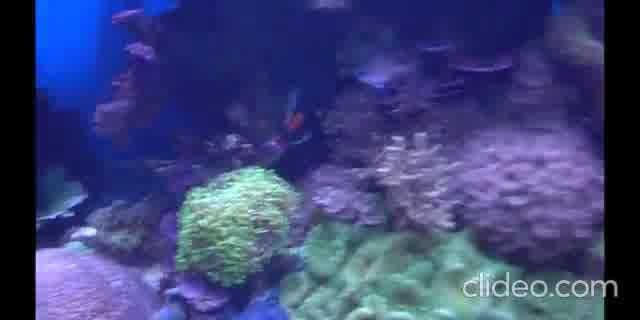
#> input picture Detection/youtubeData/set1/100.jpg, 640 x 320 px, given in place of Corral 101.mp4, which was not available
$ python main.py
#> lines starting #> are read from the running program, lines starting #| are printed output that depends on the picture; pictures that were not available may be replaced by others from this repository, and a replacement may not be noted
import numpy as np
import cv2


cap = cv2.VideoCapture("Corral 101.mp4")
backSub = cv2.createBackgroundSubtractorKNN(dist2Threshold=200)

frame_width = int(cap.get(3))
frame_height = int(cap.get(4))
size = (frame_width, frame_height)
fourcc = cv2.VideoWriter_fourcc(*'MP4V')
result = cv2.VideoWriter('result.mp4',fourcc,
                         60, size)
total = 0
average = 0
max_fish = 0
while(True):
  # Capture frame-by-frame
    ret, frame = cap.read()
#> frame is the input picture: shape (320, 640, 3); mean B, G, R 120.9, 68.7, 60.9
    if ret == True:
        frame = cv2.medianBlur(frame, 7)
        fgMask = backSub.apply(frame)
#> fgMask: shape (320, 640); every value is 255
        # Our operations on the frame come here


        kernel = np.ones((5, 5), np.uint8)
        fgMask = cv2.morphologyEx(fgMask, cv2.MORPH_ERODE, kernel)
        fgMask = cv2.morphologyEx(fgMask, cv2.MORPH_CLOSE, kernel)
        contours = cv2.findContours(fgMask, cv2.RETR_CCOMP, cv2.CHAIN_APPROX_SIMPLE)[-2]
#> contours = [[[0, 0], [0, 319], [639, 319], [639, 0]]]
        count =0
        total += 1
        for c in contours:

            x,y,w,h = cv2.boundingRect(c)
            if(w*h >150 and w>20 and h >20):
              count+=1
              cv2.drawContours(frame, [c], -1, (0, 255, 0), 3)
              max_fish = max(max_fish,count)
#> this loop made 1 pass
#> (c, x, y, w, h, count, max_fish) on pass 1: ([[0, 0], [0, 319], [639, 319], [639, 0]], 0, 0, 640, 320, 1, 1)
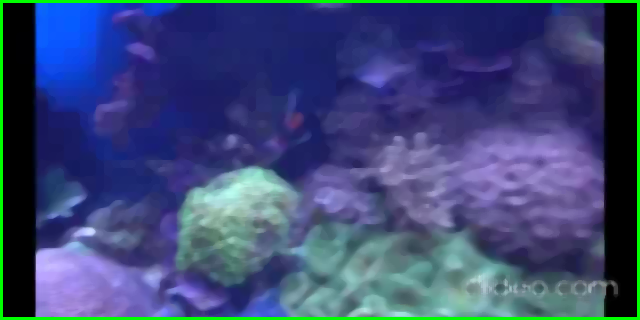
#> frame: shape (320, 640, 3); mean B, G, R 117.8, 73.8, 59.3
#> after the loop, count = 1
        cv2.putText(frame,'current frame is:'+str(count),(10,60),cv2.FONT_HERSHEY_SIMPLEX,0.9,(0,255,255),2)

        cv2.putText(frame, 'max count is:'+str(max_fish), (10, 90), cv2.FONT_HERSHEY_SIMPLEX, 0.9, (0, 255, 255), 2)
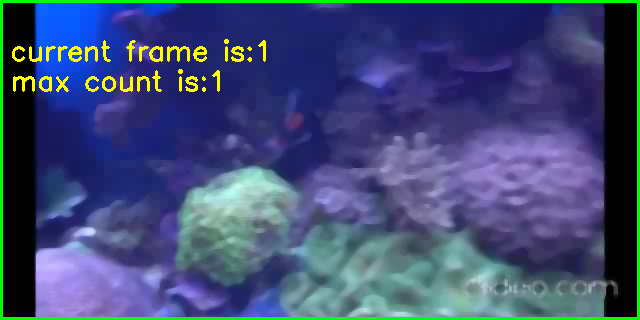
#> frame: shape (320, 640, 3); mean B, G, R 116.1, 76.7, 62.3

         # Display the resulting frame

        scale_percent = 60  # percent of original size
        width = int(frame.shape[1] * scale_percent / 100)
#> width = 384
        height = int(frame.shape[0] * scale_percent / 100)
#> height = 192
        dim = (width, height)
#> dim = (384, 192)

        # frame = cv2.resize(frame,dim,interpolation=cv2.INTER_AREA)
        cv2.imshow('frame',frame)
        # fgMask = cv2.resize(fgMask,dim,interpolation=cv2.INTER_AREA)
        cv2.imshow('fg', fgMask)
        result.write(fgMask)
        if cv2.waitKey(1) & 0xFF == ord('q'):
#> (key q is pressed here)
            break
    else:
        break

# When everything done, release the capture
result.release()
cap.release()
cv2.destroyAllWindows()


# [37 lines of commented-out code are left out]

$ run again, on Detection/youtubeData/set1/103.jpg
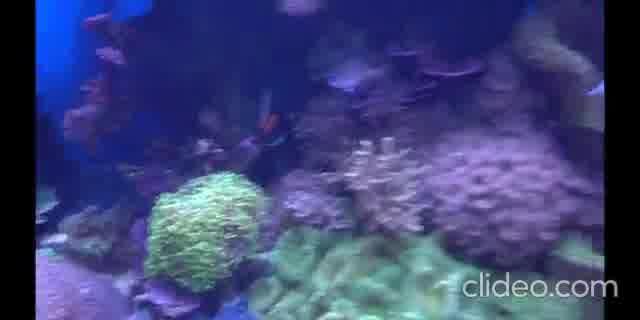
#> input picture Detection/youtubeData/set1/103.jpg, 640 x 320 px, given in place of Corral 101.mp4, which was not available
#> frame is the input picture: shape (320, 640, 3); mean B, G, R 119, 68.5, 61.5
#> fgMask: shape (320, 640); every value is 255
#> contours = [[[0, 0], [0, 319], [639, 319], [639, 0]]]
#> the loop `for c in contours: ` made 1 pass
#> (c, x, y, w, h, count, max_fish) on pass 1: ([[0, 0], [0, 319], [639, 319], [639, 0]], 0, 0, 640, 320, 1, 1)
#> after the loop `for c in contours:`:
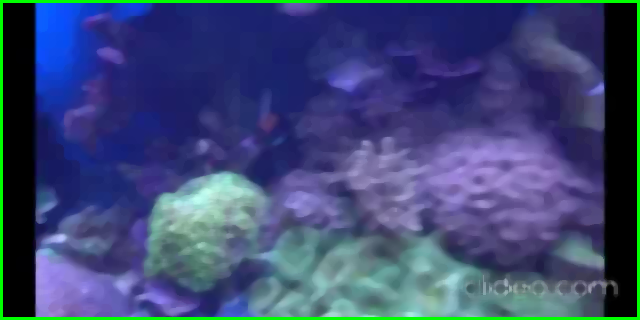
#> frame: shape (320, 640, 3); mean B, G, R 116.1, 73.7, 59.9
#> after the loop `for c in contours:`: count = 1
#> `cv2.putText(frame, 'max count is:'+str(max_fish), (10, 90), cv2.FONT_H..`:
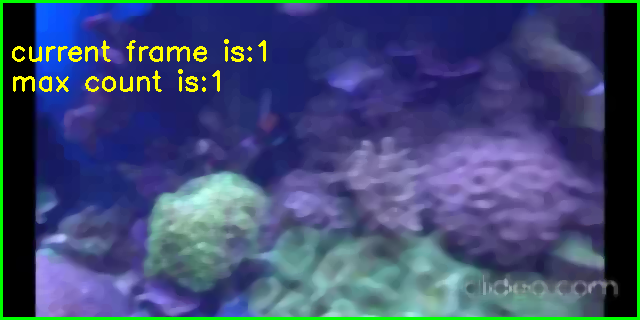
#> frame: shape (320, 640, 3); mean B, G, R 114.4, 76.5, 62.9

$ run again, on Detection/youtubeData/set1/105.jpg
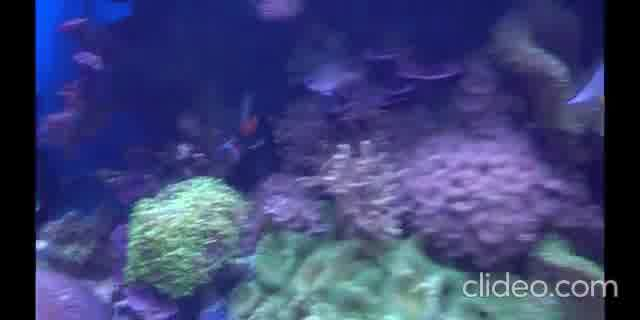
#> input picture Detection/youtubeData/set1/105.jpg, 640 x 320 px, given in place of Corral 101.mp4, which was not available
#> frame is the input picture: shape (320, 640, 3); mean B, G, R 116.6, 67.6, 60.9
#> fgMask: shape (320, 640); every value is 255
#> contours = [[[0, 0], [0, 319], [639, 319], [639, 0]]]
#> the loop `for c in contours: ` made 1 pass
#> (c, x, y, w, h, count, max_fish) on pass 1: ([[0, 0], [0, 319], [639, 319], [639, 0]], 0, 0, 640, 320, 1, 1)
#> after the loop `for c in contours:`:
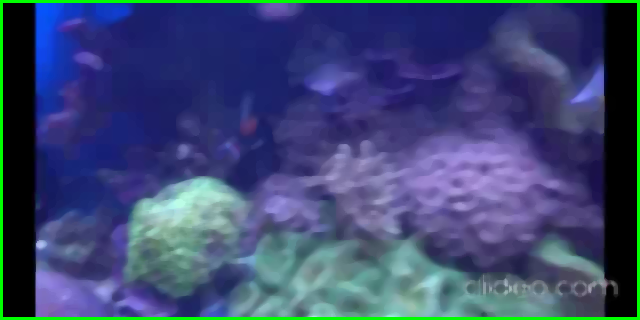
#> frame: shape (320, 640, 3); mean B, G, R 113.8, 72.8, 59.3
#> after the loop `for c in contours:`: count = 1
#> `cv2.putText(frame, 'max count is:'+str(max_fish), (10, 90), cv2.FONT_H..`:
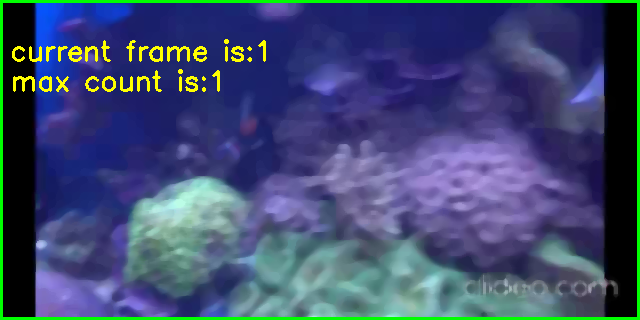
#> frame: shape (320, 640, 3); mean B, G, R 112.3, 75.7, 62.4
